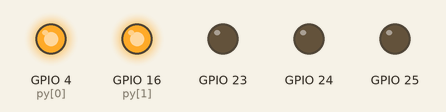
Simulated run of this sketch. Board: ESP8266 (NodeMCU). Shown: output pins drawn as LEDs (lit = HIGH). What the sketch prints to the serial monitor is not drawn.

Above: at 0.15 s.
At 12.1 s:
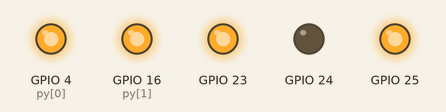
At 20.0 s:
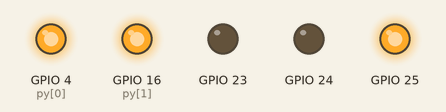
At 25.7 s:
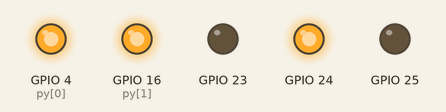
At 31.4 s:
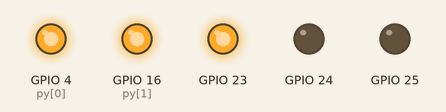
At 37.9 s:
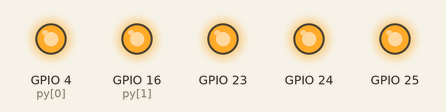
Timing chart, 0 to 39.4 s (numbered marks = the images above):
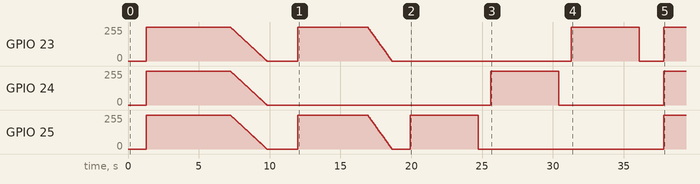

The sketch:

chrixmas_2023Bytagami.ino
```cpp
// 2022.12.04(Sun) 谷　作
// 2022.12.07(Wed) 今村　改
// 2022.12.12(Mon) 谷　改改
// 2023.11.15(thu) 田上　改

#define PATTERN_MAX   2
#define REP 5             // patternの変化数(配列の3つ目の数)
#define ANALOG_NUM 400
#define ANALOG_NUM_MAX 800
#define DIGITAL_NUM 1000
#define TIME 1
#define MICRO_TIME 900
#define PATTERN  15
#define L1 25
#define L2 24
#define L3 23


// プロトタイプ宣言
void h_create(int n);
void position_level(int pattern[][1][3], int n);
void light(int x);
void analog_light_plus(int x, int henka);
void analog_light_minas(int x, int henka);

// グローバル変数
int px[3]={L1, L2, L3};   // LED anode側：左からの並び
int py[2]={4, 16};       // LED cathode側：上からの並び
int pattern1[REP][1][3]={{1,1,1}, {1,0,1}, {1,0,0}, {0,1,0}, {0,0,1}};
int pattern2[REP][1][3]={{1,1,1}, {1,0,1}, {1,1,0}, {1,0,1}, {1,1,0}};
int create_h[REP][1][3];
int current_pattern = 1;
int flag=0;

int i, j, k, l, m, n;

void h_create(int n){
  switch(n){
    case 1:
      for(i=0; i<REP; i++){            // 光るパターンを代入し、position_level関数に渡す
        for(j=0; j<1; j++){
          for(k=0; k<3; k++){
            create_h[i][j][k] = pattern1[i][j][k];    // 光るパターン代入
          }
        }
      }
    break;
    case 2:
      for(i=0; i<REP; i++){            // 光るパターンを代入し、position_level関数に渡す
        for(j=0; j<1; j++){
          for(k=0; k<3; k++){
            create_h[i][j][k] = pattern2[i][j][k];    // 光るパターン代入
          }
        }
      }
    break;
  }
  position_level(create_h, REP);
}

void position_level(int pattern[][1][3], int n){       // create_hから渡された配列の1と0を判断して光らせるか光らせないか判断する光らす場合はlightのどれかに渡す

  for(i=0; i<REP; i++){                  //少しずつ光量をあげる
    if(flag){
      flag=0;
       break;
    }
    for(m=0; m<ANALOG_NUM*3; m++){
      if(flag){
        break;
      }
        for(k=0; k<1; k++){
          if(flag){
              break;
            }
          for(l=0; l<3; l++){
            if(flag){
              break;
            }
            if(pattern[i][k][l]==1){
              if(px[l]==5){
                m+=400;
              }else{
                m*=2;
              }
              //ESP.wdtFeed();
              analog_light_plus(px[l], m);
              if(px[l]==5){
                m-=400;
              }else{
                m/=2;
              }
            }else{
               // delay(TIME);
            }
          }

      }
    }

    for(n=0; n<DIGITAL_NUM; n++){     // 点滅
      if(flag){
        break;
      }
        for(k=0; k<1; k++){
          if(flag){
            break;
          }
          for(l=0; l<3; l++){
            if(flag){
              break;
            }
            if(pattern[i][k][l]==1){
             // ESP.wdtFeed();
              light(px[l]);
            }else{
              delay(TIME);
            }
          }
        }

    }

    for(m=0; m<ANALOG_NUM*3; m++){         // 少しずつ光量を下げる
     if(flag){
       break;
     }
        for(k=0; k<1; k++){
          if(flag){
            break;
          }
          for(l=0; l<3; l++){
            if(flag){
              break;
            }
            if(pattern[i][k][l]==1){
              if(px[l]==12||px[l]==13){
                m*=2;
              }
             // ESP.wdtFeed();
              analog_light_minas(px[l], m);
              if(px[l]==12||px[l]==13){
                m/=2;
              }
            }else{
               // delay(TIME);
            }
          }
        }

    }
  }
}

// On or Off
void light(int x){
  int volt_set=0;
 if(px[l]==12||px[l]==13){
  volt_set=10;
 }
 Serial.print("light ");
 Serial.print(x);Serial.print(" ");
 Serial.print(ANALOG_NUM_MAX-volt_set);
 Serial.print("\n");
  analogWrite(x, ANALOG_NUM_MAX-volt_set);   // LED anode:Max
 // digitalWrite(y, LOW);         // LED cathode:Low
  delay(TIME);
  //analogWrite(x, 0);            // LED anode:Min
  //digitalWrite(y, HIGH);        // LED cathode:Low
}
// 明るさが変化
void analog_light_plus(int x,int henka){
  Serial.print("plus");
  Serial.print(x);Serial.print(" ");
  Serial.print( henka );
  Serial.print("\n");
  analogWrite(x, henka);      // LED anode:PWM
 // digitalWrite(y, LOW);       // LED cathode:Low
  delay(TIME);
  //analogWrite(x, 0);
  //digitalWrite(y, HIGH);
}

// 明るさが変化
void analog_light_minas(int x, int henka){
  Serial.print("minas");
  Serial.print(x);Serial.print(" ");
  Serial.print( ANALOG_NUM_MAX-henka );
  Serial.print("\n");
  analogWrite(x, ANALOG_NUM_MAX - henka); // LED anode:PWM
  //digitalWrite(y,LOW);                // LED cathode:Low
  delay(TIME);
  //analogWrite(x,0);
  //digitalWrite(y,HIGH);
}


//void IRAM_ATTR btn1(void){
  //if(current_pattern==PATTERN_MAX){
  //  current_pattern=1;
  //}else{
   // current_pattern++;
  //}
  //flag=1;
//}

void setup() {
  Serial.begin(115200);
  // GPIO設定
  for(i=0; i<2; i++){
    pinMode(py[i], OUTPUT);
    digitalWrite(py[i], HIGH);
  }
  // PWN設定
  analogWriteFreq(1000);
  analogWriteRange(ANALOG_NUM_MAX);

  // ボタンの設定：未使用の予定
  // pinMode(PATTERN, INPUT_PULLUP);
  // attachInterrupt(digitalPinToInterrupt(PATTERN), btn1, RISING);
}

void loop() {
  //ESP.wdtFeed();
  h_create(current_pattern);
}
```
